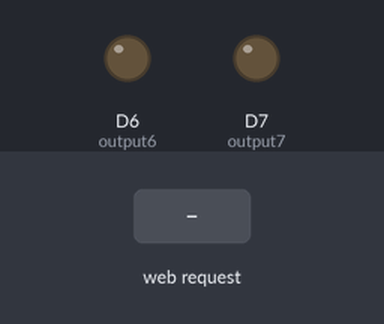
The sketch below on a simulated ESP8266 (NodeMCU). On the bench: output pins drawn as LEDs (lit = HIGH). The test bench sets the inputs (shaded band). WiFi joins after 1.5 s; servers stay silent unless stated; what the sketch prints to the serial monitor is not drawn.

Above: at 2.7 s.
2.8 s: HTTP request GET /7/on received
At 3.2 s:
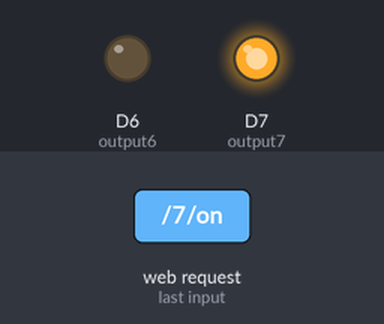
4.3 s: HTTP request GET /6/on received
At 5.5 s:
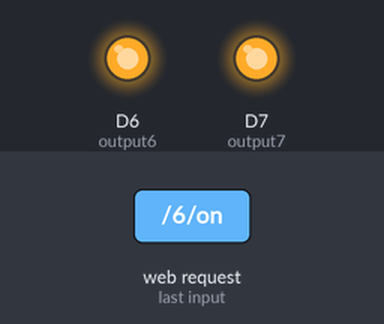
5.8 s: HTTP request GET /7/off received
At 6.7 s:
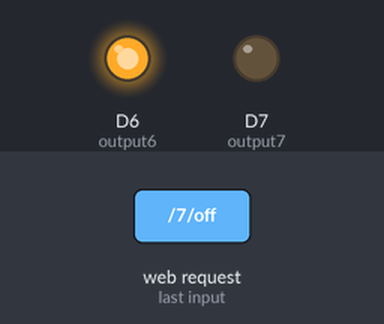
7.3 s: HTTP request GET /6/off received
At 7.8 s:
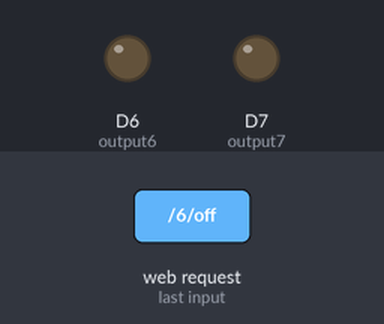
Timing chart, 0 to 9.8 s (numbered marks = the images above; inputs shaded):
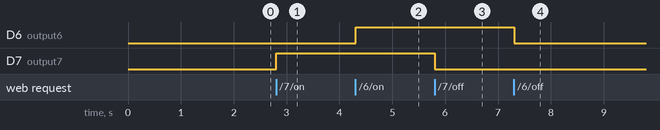

The sketch:

webserver_for_ESP8266.ino
```cpp
/*********
  Rui Santos
  Complete project details at http://randomnerdtutorials.com
*********/

// Load Wi-Fi library
#include <ESP8266WiFi.h>

// Replace with your network credentials
const char* ssid     = "TOTOLINK_470A9A";
const char* password = "C1470A9A";

// Set web server port number to 80
WiFiServer server(80);

// Variable to store the HTTP request
String header;

// Auxiliar variables to store the current output state
String output7State = "off";
String output6State = "off";
String output5State = "off";

// Assign output variables to GPIO pins
const int output7 = D7;
const int output6 = D6;
const int output5 = D5;

// Current time
unsigned long currentTime = millis();
// Previous time
unsigned long previousTime = 0;
// Define timeout time in milliseconds (example: 2000ms = 2s)
const long timeoutTime = 2000;

void setup() {
  Serial.begin(115200);
  // Initialize the output variables as outputs
  pinMode(output7, OUTPUT);
  pinMode(output6, OUTPUT);
  // Set outputs to LOW
  digitalWrite(output7, LOW);
  digitalWrite(output6, LOW);

  // Connect to Wi-Fi network with SSID and password
  Serial.print("Connecting to ");
  Serial.println(ssid);
  WiFi.begin(ssid, password);
  while (WiFi.status() != WL_CONNECTED) {
    delay(500);
    Serial.print(".");
  }
  // Print local IP address and start web server
  Serial.println("");
  Serial.println("WiFi connected.");
  Serial.println("IP address: ");
  Serial.println(WiFi.localIP());
  server.begin();
}

void loop(){
  WiFiClient client = server.available();   // Listen for incoming clients

  if (client) {                             // If a new client connects,
    Serial.println("New Client.");          // print a message out in the serial port
    String currentLine = "";                // make a String to hold incoming data from the client
    currentTime = millis();
    previousTime = currentTime;
    while (client.connected() && currentTime - previousTime <= timeoutTime) { // loop while the client's connected
      currentTime = millis();
      if (client.available()) {             // if there's bytes to read from the client,
        char c = client.read();             // read a byte, then
        Serial.write(c);                    // print it out the serial monitor
        header += c;
        if (c == '\n') {                    // if the byte is a newline character
          // if the current line is blank, you got two newline characters in a row.
          // that's the end of the client HTTP request, so send a response:
          if (currentLine.length() == 0) {
            // HTTP headers always start with a response code (e.g. HTTP/1.1 200 OK)
            // and a content-type so the client knows what's coming, then a blank line:
            client.println("HTTP/1.1 200 OK");
            client.println("Content-type:text/html");
            client.println("Connection: close");
            client.println();

            // turns the GPIOs on and off
            if (header.indexOf("GET /7/on") >= 0) {
              Serial.println("GPIO 7 on");
              output7State = "on";
              digitalWrite(output7, HIGH);
            } else if (header.indexOf("GET /7/off") >= 0) {
              Serial.println("GPIO 7 off");
              output7State = "off";
              digitalWrite(output7, LOW);
            } else if (header.indexOf("GET /6/on") >= 0) {
              Serial.println("GPIO 6 on");
              output6State = "on";
              digitalWrite(output6, HIGH);
            } else if (header.indexOf("GET /6/off") >= 0) {
              Serial.println("GPIO 6 off");
              output6State = "off";
              digitalWrite(output6, LOW);
            }else if (header.indexOf("GET /5/on") >= 0) {
              Serial.println("GPIO 5 on");
              output5State = "on";
              digitalWrite(output5, HIGH);
            } else if (header.indexOf("GET /5/off") >= 0) {
              Serial.println("GPIO 5 off");
              output5State = "off";
              digitalWrite(output5, LOW);
            }

            // Display the HTML web page
            client.println("<!DOCTYPE html><html>");
            client.println("<head><meta name=\"viewport\" content=\"width=device-width, initial-scale=1\">");
            client.println("<link rel=\"icon\" href=\"data:,\">");
            // CSS to style the on/off buttons
            // Feel free to change the background-color and font-size attributes to fit your preferences
            client.println("<style>html { font-family: Helvetica; display: inline-block; margin: 0px auto; text-align: center;}");
            client.println(".button { background-color: #195B6A; border: none; color: white; padding: 16px 40px;");
            client.println("text-decoration: none; font-size: 30px; margin: 2px; cursor: pointer;}");
            client.println(".button2 {background-color: #77878A;}</style></head>");

            // Web Page Heading
            client.println("<body><h1>ESP8266 Web Server</h1>");

            // Display current state, and ON/OFF buttons for GPIO 7
            client.println("<p>GPIO 7 - State " + output7State + "</p>");
            // If the output7State is off, it displays the ON button
            if (output7State=="off") {
              client.println("<p><a href=\"/7/on\"><button class=\"button\">ON</button></a></p>");
            } else {
              client.println("<p><a href=\"/7/off\"><button class=\"button button2\">OFF</button></a></p>");
            }

            // Display current state, and ON/OFF buttons for GPIO 6
            client.println("<p>GPIO 6 - State " + output6State + "</p>");
            // If the output6State is off, it displays the ON button
            if (output6State=="off") {
              client.println("<p><a href=\"/6/on\"><button class=\"button\">ON</button></a></p>");
            } else {
              client.println("<p><a href=\"/6/off\"><button class=\"button button2\">OFF</button></a></p>");
            }

            // Display current state, and ON/OFF buttons for GPIO 5
            client.println("<p>GPIO 5 - State " + output5State + "</p>");
            // If the output5State is off, it displays the ON button
            if (output5State=="off") {
              client.println("<p><a href=\"/5/on\"><button class=\"button\">ON</button></a></p>");
            } else {
              client.println("<p><a href=\"/5/off\"><button class=\"button button2\">OFF</button></a></p>");
            }

            client.println("</body></html>");

            // The HTTP response ends with another blank line
            client.println();
            // Break out of the while loop
            break;
          } else { // if you got a newline, then clear currentLine
            currentLine = "";
          }
        } else if (c != '\r') {  // if you got anything else but a carriage return character,
          currentLine += c;      // add it to the end of the currentLine
        }
      }
    }
    // Clear the header variable
    header = "";
    // Close the connection
    client.stop();
    Serial.println("Client disconnected.");
    Serial.println("");
  }
}
```

Measured:
- after the input at 2.8 s, D7 (output7): LOW → HIGH at once
- after the input at 4.3 s, D6 (output6): LOW → HIGH at once
- after the input at 5.8 s, D7 (output7): HIGH → LOW at once
- after the input at 7.3 s, D6 (output6): HIGH → LOW at once
